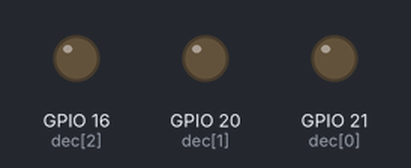
Bench run of a program on a simulated Raspberry Pi (BCM pin numbers). Shown: output pins drawn as LEDs (lit = HIGH). Pins used as bus, display or sensor lines are not drawn.

Above: at 0.02 s.
At 0.12 s:
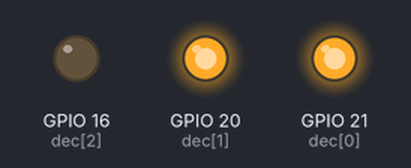
At 0.57 s:
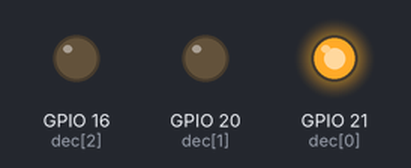
At 1.17 s:
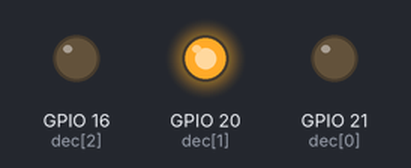
At 1.72 s:
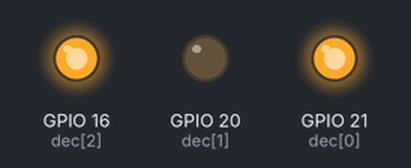
At 2.37 s:
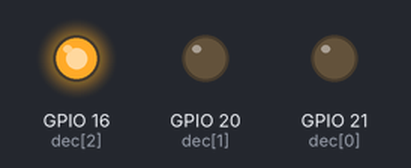
Timing chart, 0 to 3.0 s (numbered marks = the images above):
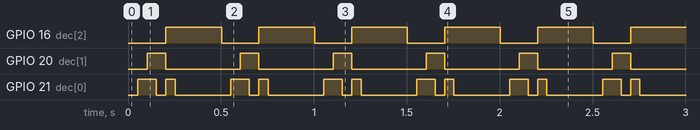

The program:

main.py
```python
from gpiozero import *
import time

cols = [LED(pin) for pin in [26, 19, 13, 6, 5, 11]]
dec = [LED(pin) for pin in [21, 20, 16]]
rows = [0b000, 0b001, 0b011, 0b010, 0b110, 0b111, 0b101, 0b100]

frames = [[[1,0,0,0,0,1],[0,1,0,0,1,0],[0,1,0,0,1,0],[0,1,0,0,1,0],[0,1,0,0,1,0],[1,0,0,0,0,1]],[[1,0,0,0,0,1],[1,0,0,0,0,1],[1,0,0,0,0,1],[1,0,0,0,0,1],[1,0,0,0,0,1],[1,0,0,0,0,1]],[[1,1,0,0,1,1],[1,0,0,0,0,1],[0,0,0,0,0,0],[0,0,0,0,0,0],[1,0,0,0,0,1],[1,1,0,0,1,1]],[[1,1,1,1,1,1],[0,0,0,0,0,0],[0,0,0,0,0,0],[0,0,0,0,0,0],[0,0,0,0,0,0],[1,1,1,1,1,1]],[[1,0,0,0,0,1],[0,1,1,1,1,0],[0,0,0,0,0,0],[0,0,0,0,0,0],[0,1,1,1,1,0],[1,0,0,0,0,1]],[[1,0,0,0,0,1],[0,1,0,0,1,0],[0,0,1,1,0,0],[0,0,1,1,0,0],[0,1,0,0,1,0],[1,0,0,0,0,1]]]
current_frame = 0

while True:
	for y in range(8):
		dec[0].value = rows[y] & 1
		dec[1].value = rows[y] >> 1 & 1
		dec[2].value = rows[y] >> 2 & 1
		if rows[y] > 5:
			continue
		for x in range(6):
			cols[x].value = frames[current_frame][rows[y]][x]
		time.sleep(0.05)

	current_frame = (current_frame + 1) % 6;
	time.sleep(0.2)
```

Measured:
- by itself, GPIO 16 (dec[2]): alternates HIGH for 0.30 s and LOW for 0.20 s
- by itself, GPIO 20 (dec[1]): alternates HIGH for 0.10 s and LOW for 0.40 s
- by itself, GPIO 21 (dec[0]): repeats every 0.50 s: LOW 0.05 s, HIGH 0.05 s, LOW 0.30 s, HIGH 0.10 s
